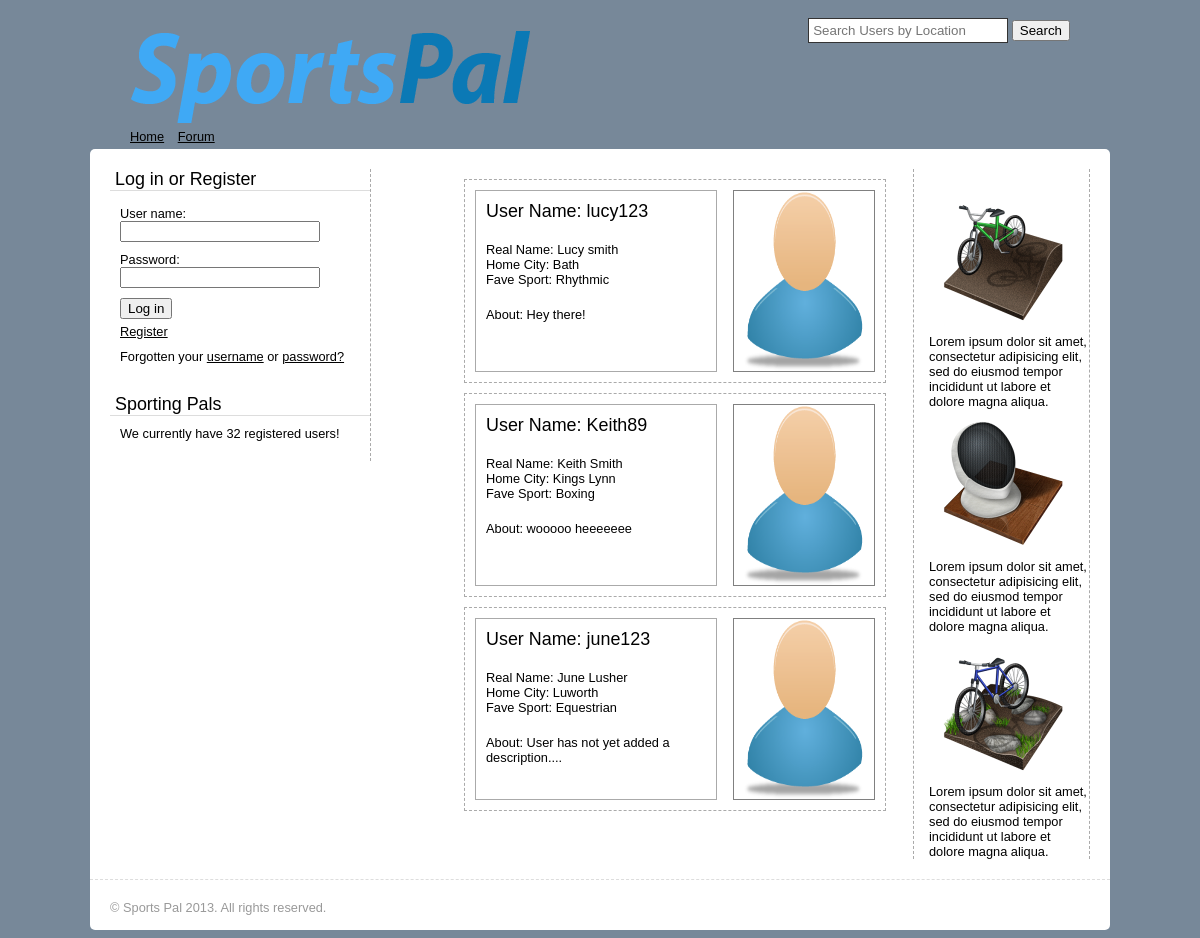
The page / on the database its author committed.
### tables this page shows
CREATE TABLE `adverts` (
  `id` int(45) NOT NULL AUTO_INCREMENT,
  `advert_type` int(45) NOT NULL,
  `click_rate` int(45) DEFAULT NULL,
  `link` varchar(45) NOT NULL DEFAULT 'http://www.google.co.uk',
  `image` varchar(45) NOT NULL DEFAULT 'images/adverts/',
  `discription` varchar(255) NOT NULL DEFAULT 'Lorem ipsum dolor sit amet, consectetur adipisicing elit, sed do eiusmod tempor incididunt ut labore et dolore magna aliqua.',
  PRIMARY KEY (`id`),
  KEY `advert_image` (`advert_type`),
  KEY `advert_type` (`advert_type`)
);

CREATE TABLE `sport_activity` (
  `sport_id` int(11) NOT NULL,
  `sport_name` varchar(45) DEFAULT NULL,
  `sport_catergory_catergory_id` int(11) NOT NULL,
  PRIMARY KEY (`sport_id`,`sport_catergory_catergory_id`),
  KEY `fk_sport_activity_sport_catergory1_idx` (`sport_catergory_catergory_id`)
);

CREATE TABLE `user` (
  `user_id` int(11) NOT NULL AUTO_INCREMENT,
  `user_name` varchar(45) DEFAULT NULL,
  `password` varchar(32) DEFAULT NULL,
  `password_recovered` int(11) NOT NULL DEFAULT '0',
  `active` int(45) NOT NULL,
  `email` varchar(45) NOT NULL,
  `email_code` varchar(32) NOT NULL,
  `last_name` varchar(45) NOT NULL,
  `first_name` varchar(45) NOT NULL,
  `city` varchar(30) DEFAULT NULL,
  `profile` varchar(52) NOT NULL DEFAULT 'images/profiles/f3c61e5a3f.png',
  `user_description` varchar(255) NOT NULL DEFAULT 'User has not yet added a description....',
  `forum_notification` enum('0','1') NOT NULL DEFAULT '1',
  `sport_activity_sport_id` int(11) DEFAULT '0',
  `advert_id` int(45) NOT NULL DEFAULT '0',
  PRIMARY KEY (`user_id`),
  KEY `password` (`password`),
  KEY `password_2` (`password`),
  KEY `password_3` (`password`),
  KEY `user_id` (`user_id`),
  KEY `sport_activity_sport_catergory_2` (`sport_activity_sport_id`),
  KEY `sport_activity_sport_id` (`sport_activity_sport_id`),
  KEY `advert_id` (`advert_id`),
  KEY `advert_id_2` (`advert_id`)
);

### core/_func/users.php (called while the page is built, shortened)
<?php
function user_count() {
	return mysql_result(mysql_query("SELECT COUNT(`user_id`) FROM `user` WHERE `active` = 1"), 0);
}
function logged_in() {
	return (isset($_SESSION['user_id'])) ? true : false;
}
?>

### index.php (the view, shortened to what this page needs)
<?php
include '_inc/overall/header.php';
?>
<?php
if (empty($_POST['location_search']) == false) {
	$location = $_POST['location_search'];
	$result = mysql_query(
	"SELECT * FROM `user`
	LEFT JOIN sport_activity ON sport_activity_sport_id = sport_activity.sport_id
	WHERE `city` = '" . $location . "'
	");
			while($row = mysql_fetch_array($result))
			{
			  echo "<article class='user_container'>
			  			<section id='profile_discription'>
			  				<h2>User Name: " . $row['user_name'] . "</h2>
			  				 <p>Real Name: " . $row['first_name'] . " " . $row['last_name'] . "
			  				 <br />Home City: " . $row['city'] . "
			  				 <br />Fave Sport: " . $row['sport_name'] . "</p>
			  				 <p>About: " . $row['user_description'] . " </p>
			  			</section>
			  				<a href='http://localhost:8888/WAD/" . $row['user_name'] . "'><img id='profile' src='" . $row['profile'] .  "' /></a>
			  		</article>" ;
		 }
} else {
	$result = mysql_query("SELECT *
			FROM user
			LEFT JOIN sport_activity ON sport_activity_sport_id = sport_activity.sport_id
			ORDER BY RAND( )
			LIMIT 3");
			while($row = mysql_fetch_array($result))
			{
			  echo "<article class='user_container'>
			  			<section id='profile_discription'>
			  				<h2>User Name: " . $row['user_name'] . "</h2>
			  				 <p>Real Name: " . $row['first_name'] . " " . $row['last_name'] . "
			  				 <br />Home City: " . $row['city'] . "
			  				 <br />Fave Sport: " . $row['sport_name'] . "</p>
			  				 <p>About: " . $row['user_description'] . " </p>
			  			</section>
			  				<a href='http://localhost:8888/WAD/" . $row['user_name'] . "'><img id='profile' src='" . $row['profile'] .  "' /></a>
			  		</article>" ;
		}
}
?>
<?php include'_inc/overall/footer.php'; ?>

### _inc/head.php (shortened to what this page needs)
<head>
	<link rel="stylesheet" href="css/style.css">
</head>

### _inc/header.php (shortened to what this page needs)
<header>
<?php include 'widgets/auto_search.php' ?>
<img src = "css/img/sportspal_logo.png" alt = "Sports Pal Logo" />
	<?php include '_inc/menu.php' ?>
	</header>

### _inc/widgets/auto_search.php (shortened to what this page needs)
<div class="search_container">
<form method="post" action="">
	<input type="text" class="search_field" name="location_search" placeholder="Search Users by Location"/> <input type="submit" value="Search" />
</form>
</div>

### _inc/menu.php
<nav>
	<ul>
		<li><a href="index.php">Home</a></li>
		<li><a href="forum.php">Forum</a></li>
	</ul>
</nav>

### _inc/overall/header.php
<?php include'_inc/head.php'; ?>
	<?php include '_inc/header.php'; ?>
	<div id="container">
		<?php include '_inc/aside.php'; ?>
			<?php include '_inc/adverts.php'; ?>

### _inc/aside.php
<aside>
	<?php
	if (logged_in() == true) {
		include '_inc/widgets/loggedin.php';
	} else {
		include '_inc/widgets/login.php';
	}
		include '_inc/widgets/user_count.php';
	?>
</aside>

### _inc/widgets/login.php
<div class="widget">
	<h2>Log in or Register</h2>
	<div class="inner">
		<form method="post" action="login.php">
			<ul id="login">
				<li>
					User name:<br />
					<input type="text" name="user_name" value="" />
				</li>
				<li>
					Password:<br />
					<input type="password" name="password" value="" />
				</li>
				<li>
					<input type="submit" value="Log in" />
				</li>
					<a href="register.php">Register</a>
				<li>
				</li>
					Forgotten your <a href="recover.php?mode=user_name">username</a> or <a href="recover.php?mode=password">password?</a>
				<li>
				</li>
			</ul>
		</form>
	</div>
</div>

### _inc/widgets/user_count.php
<div class="widget">
	<h2>Sporting Pals</h2>
	<div class="inner">
	<?php
	$user_count = user_count();
	$suffix = ($user_count > 1) ? 's' : '';
	 ?>
		We currently have <?php echo user_count(); ?> registered user<?php echo $suffix ?>!
	</div>
</div>

### _inc/adverts.php (shortened to what this page needs)
<aside class="adverts">
<?php
if (logged_in() == false ){
$result = mysql_query("SELECT *
FROM adverts
LEFT JOIN sport_activity ON adverts.advert_type = sport_activity.sport_id
ORDER BY RAND( )
LIMIT 3");
	while($row = mysql_fetch_array($result))
		{
		  echo "<br />";
		  echo "<a href='" . $row['link'] .  "'><img src='" . $row['image'] .  "" . $row['sport_name'] . ".png' /></a>";
		  echo "<br />";
		  echo $row['discription'];
	 }
}
?>
</aside>

### _inc/overall/footer.php
</div>
	<?php include '_inc/footer.php'; ?>
</body>
</html>

### _inc/footer.php
<footer>
	&copy; Sports Pal 2013. All rights reserved.
</footer>

### css/style.css (style rules this page uses)
ul { padding:0; margin:0 0 20px 0; list-style:none; }
h1, h2 { padding:0; margin:0 0 20px 0; font-weight:normal; }
p { padding:0; margin:0 0 20px 0; }
a:link, a:visited { text-decoration:underline; color:#000; }
ul li { padding:5px 0; }
ul li input[type="text"], ul li input[type="password"] { width:200px; }
h2 { font-size:1.4em; }
#container, footer { background:#fff; width:980px; margin:0 auto; padding:20px; }
header { width:940px; padding:10px; margin:0 auto 10px auto; }
#container { overflow: auto; border-radius:5px 5px 0 0; }
footer { max-height: 10px; border-radius:0 0 5px 5px; border-top:1px dashed #ddd; color:#999; }
.widget { margin-bottom:20px; }
.widget h2 { margin:0 0 10px 0; padding:0 5px; font-weight:normal; border-bottom:1px solid #ddd; }
.widget .inner { margin:0 10px; }
section, register, change_password_form, profile, categories { float: left; margin: 10px; padding: 10px; }
.user_container { display: block; float: right; width: 400px ; margin-right: 27px; margin-top: 10px; padding: 10px; border:1px dashed #aaa; }
#profile_discription { display: block; float: left; height: 160px; width: 220px; margin: 0px; padding: 10px; border:1px solid #aaa; }
#profile { height:180px; width:140px; margin: 0px; border:1px solid gray; float: right; }
nav { float:left; }
nav ul { margin:0; }
nav ul li { display:inline; margin-right:10px; }
nav ul li a { text-decoration:none; }
aside { width:260px; float:left; border-right:1px dashed #aaa; padding-left:0px; margin-right: 20px; overflow: auto; }
.adverts { width:160px; float:right; border-left:1px dashed #aaa; padding-left:15px; margin-right: 0px; }
.search_container { float: right; }
.search_field, .dropdown, .result { margin: 0; padding: 0; border: 0; width: 200px; }
.search_field { padding: 4px; border: 1px solid #333; }

### rows shown on the page
adverts: image (picture), discription "Lorem ipsum dolor sit amet, consectetur adipisicing elit, sed do eiusmod tempor incididunt ut labore et dolore magna aliqua."
adverts: image.sport_name (picture), discription "Lorem ipsum dolor sit amet, consectetur adipisicing elit, sed do eiusmod tempor incididunt ut labore et dolore magna aliqua."
adverts: image.sport_name (picture), discription "Lorem ipsum dolor sit amet, consectetur adipisicing elit, sed do eiusmod tempor incididunt ut labore et dolore magna aliqua."
user: user_name "lucy123", first_name "Lucy", last_name "smith", city "Bath", sport_activity.sport_name "Rhythmic", user_description "Hey there!", profile (picture)
user: user_name "Keith89", first_name "Keith", last_name "Smith", city "Kings Lynn", sport_activity.sport_name "Boxing", user_description "wooooo heeeeeee", profile (picture)
user: user_name "june123", first_name "June", last_name "Lusher", city "Luworth", sport_activity.sport_name "Equestrian", user_description "User has not yet added a description....", profile (picture)

### other values the page prints
user_count() "32"
$suffix "s"
